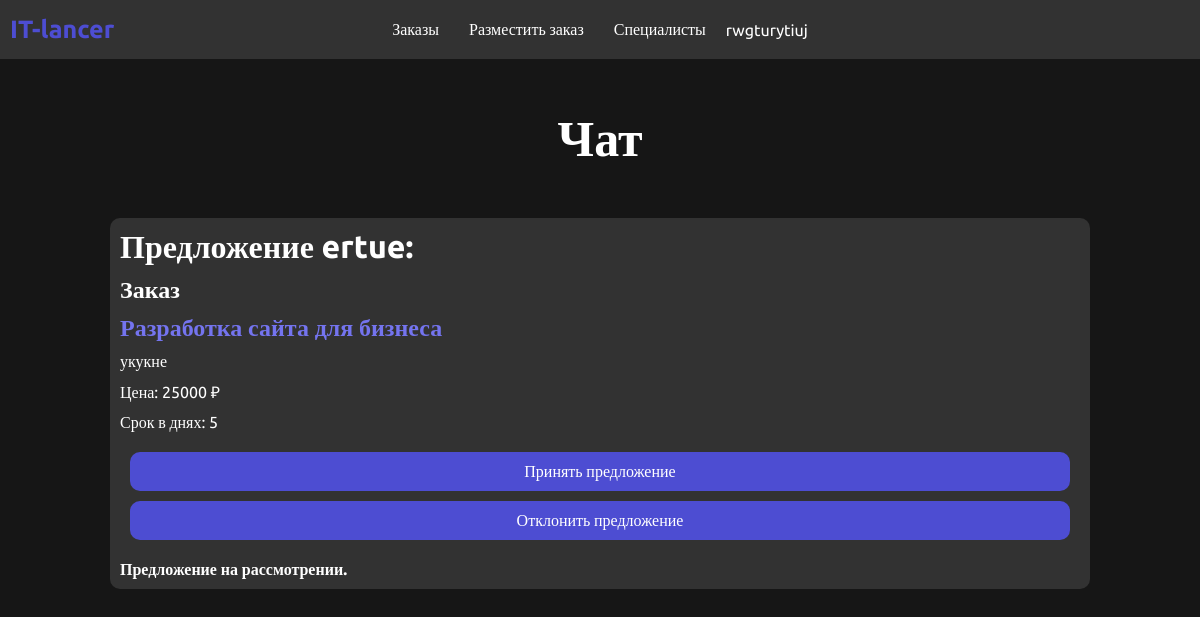
The app's page /response.php?resp_id=8&order_id=53 (signed in) with its own data.
### tables this page shows
CREATE TABLE `responses` (
  `id` int(11) NOT NULL,
  `user_id` int(11) NOT NULL,
  `order_id` int(11) NOT NULL,
  `description` text NOT NULL,
  `term` int(11) NOT NULL,
  `responser_price` int(11) NOT NULL,
  `status_id` int(11) NOT NULL DEFAULT 1
);

CREATE TABLE `users` (
  `id` int(11) NOT NULL,
  `login` varchar(255) NOT NULL,
  `email` varchar(255) NOT NULL,
  `password` varchar(255) NOT NULL,
  `role_id` int(11) NOT NULL,
  `right_id` int(11) NOT NULL DEFAULT 2,
  `date` date NOT NULL DEFAULT current_timestamp()
);

CREATE TABLE `orders` (
  `id` int(11) NOT NULL,
  `name` varchar(255) NOT NULL,
  `description` text NOT NULL,
  `sphere_type_id` int(11) NOT NULL,
  `user_id` int(11) NOT NULL,
  `date` datetime NOT NULL DEFAULT current_timestamp(),
  `price` varchar(255) DEFAULT NULL,
  `status_id` int(11) NOT NULL DEFAULT 1,
  `moderation_status_id` int(11) NOT NULL DEFAULT 1
);

### response.php (the view, shortened to what this page needs)
<?php
include "components/core.php";
include "components/header.php";
$response_id = intval($_GET['resp_id']);
$response = [];
$select_response = "
    SELECT `responses`.*, `users`.`login` AS `freelancer`, `orders`.`name` AS `order_name`
    FROM `responses`
    LEFT JOIN `users` ON `responses`.`user_id` = `users`.`id`
    LEFT JOIN `orders` ON `responses`.`order_id` = `orders`.`id`
    WHERE `responses`.`id` = '{$response_id}'";
$select_response_res = $link->query($select_response);
while ($row = $select_response_res->fetch_assoc()) {
    $response['response']['id'] = $row['id'];
    $response['response']['freelancer'] = $row['freelancer'];
    $response['response']['freelancer_id'] = $row['user_id'];
    $response['response']['description'] = $row['description'];
    $response['response']['term'] = $row['term'];
    $response['response']['responser_price'] = $row['responser_price'];
    $response['response']['status_id'] = $row['status_id'];
    $response['response']['order_id'] = $row['order_id'];
    $response['response']['order_name'] = $row['order_name'];
}
?>
<div class="page_header">
    <div class="content">
        <div class="page_header_center">
            <h1>Чат</h1>
        </div>
    </div>
</div>
<div class="response">
    <div class="content">
        <div class="response_block standart">
            <h1>Предложение <?php echo $response['response']['freelancer']; ?>:</h1>
            <h2>Заказ</h2>
            <a href="order.php?id=<?php echo $response['response']['order_id']; ?>" class="order"><?php echo $response['response']['order_name']; ?></a>
            <p><?php echo $response['response']['description']; ?></p>
            <p>Цена: <?php echo $response['response']['responser_price']; ?> ₽</p>
            <p>Срок в днях: <?php echo $response['response']['term']; ?></p>
            <?php if ($response['response']['status_id'] != 2 AND $_SESSION['user']['role_id'] == 1) { ?>
                <form action="" method="post">
                    <button name="action" value="1">Принять предложение</button>
                    <button name="action" value="2">Отклонить предложение</button>
                </form>
            <?php  if($response['response']['status_id'] == 2) { ?>
                <p><strong>Предложение принято. Чат активен.</strong></p>
                <form action="" method="post">
                    <button name="action" value="3">Заказ выполнен</button>
                    <button name="action" value="4">Отменить заказ</button>
                </form>
            <?php }if($response['response']['status_id'] == 1){ ?>
                <p><strong>Предложение на рассмотрении.</strong></p>
                <?php }if($response['response']['status_id'] == 3){ ?>
                <?php }} ?>
        </div>
    </div>
</div>

### styles/style.css (style rules this page uses)
* { padding: 0; margin: 0; box-sizing: border-box; font-family: "Ubuntu", serif; }
body { background-color: #161616; color: white; }
.standart { background-color: rgba(50, 50, 50, 100); border-radius: 10px; padding: 10px; display: flex; flex-direction: column; gap: 10px; min-width: 550px; margin: 10px; }
.content { max-width: 1000px; margin: 0 auto; }
.page_header_center { display: flex; justify-content: center; font-size: 25px; margin-bottom: 50px; }
form { display: flex; justify-content: center; flex-direction: column; gap: 10px; margin: 10px; }
form input, button, select { font-size: 16px; outline: none; border-radius: 10px; }
form button { background-color: rgb(77, 77, 210); color: white; padding: 10px; transition: .2s; border: none; }
.order { color: rgb(116, 116, 239); text-decoration: none; transition: .2s; font-weight: bolder; font-size: 150%; }

### records on screen
responses: user.login "ertue", order.name "Разработка сайта для бизнеса", description "укукне", responser_price "25000", term "5"

### other values on screen
$_SESSION['user']['login'] "rwgturytiuj"
